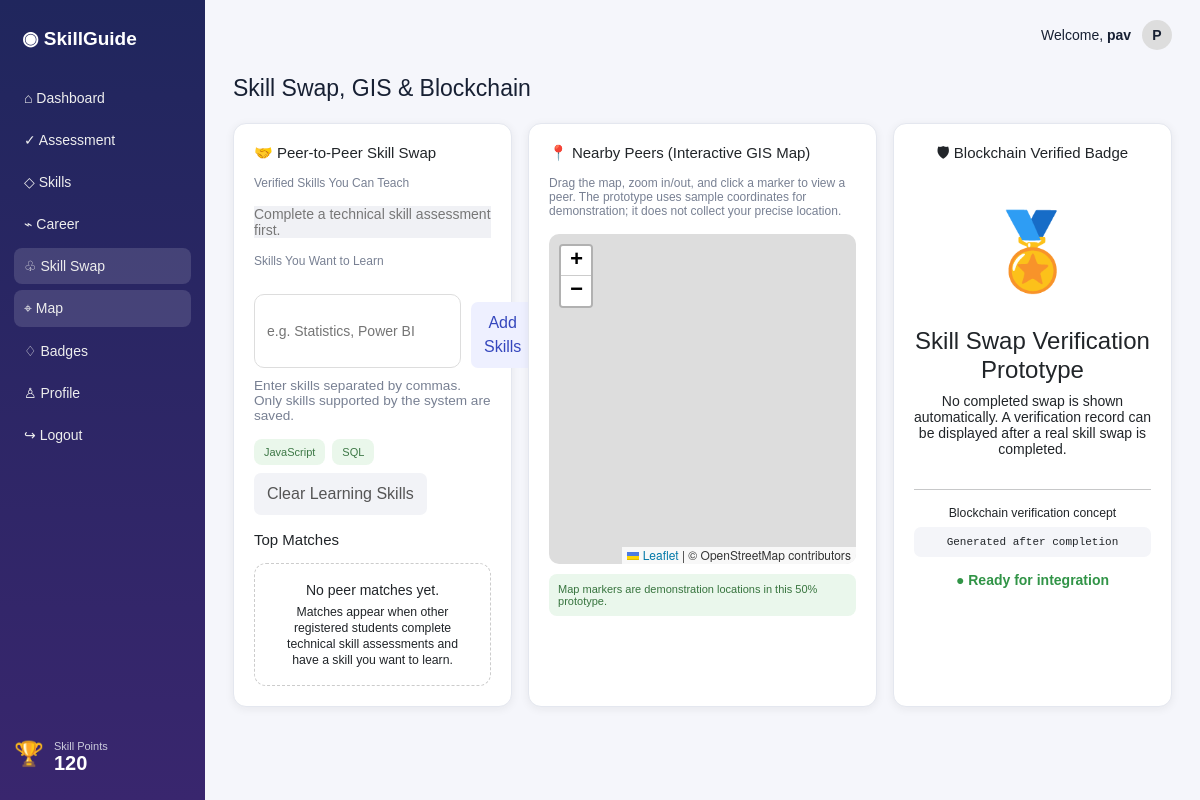
The app's page /skill-swap (signed in) with its own data.
### tables this page shows
CREATE TABLE users (
            id INTEGER PRIMARY KEY AUTOINCREMENT,
            name TEXT NOT NULL,
            email TEXT UNIQUE NOT NULL,
            password_hash TEXT NOT NULL,
            bio TEXT DEFAULT '',
            course TEXT DEFAULT 'Computer Science',
            year TEXT DEFAULT '3rd Year',
            created_at TEXT NOT NULL
        );

CREATE TABLE learning_skills (
            id INTEGER PRIMARY KEY AUTOINCREMENT,
            user_id INTEGER NOT NULL,
            skill TEXT NOT NULL,
            UNIQUE(user_id, skill),
            FOREIGN KEY(user_id) REFERENCES users(id)
        );

### app.py (the view)
@app.route("/skill-swap")
def skill_swap():
    user = current_user()
    if not user:
        return redirect(url_for("login"))
    return render_template("skill_swap.html", page="skill-swap", user=user, skills=get_skills(user["id"]), verified_skills=get_verified_skills(user["id"]), learning_skills=get_learning_skills(user["id"]), peer_matches=get_peer_matches(user["id"]))

### app.py (called while the page is built, shortened)
def db():
    conn = sqlite3.connect(DB)
    conn.row_factory = sqlite3.Row
    return conn

def current_user():
    user_id = session.get("user_id")
    if not user_id:
        return None
    conn = db()
    user = conn.execute("SELECT * FROM users WHERE id = ?", (user_id,)).fetchone()
    conn.close()
    return user

def get_skills(user_id):
    conn = db()
    rows = conn.execute("SELECT skill FROM extracted_skills WHERE user_id = ? ORDER BY skill", (user_id,)).fetchall()
    conn.close()
    return [r["skill"] for r in rows]

def get_learning_skills(user_id):
    conn = db()
    rows = conn.execute("SELECT skill FROM learning_skills WHERE user_id = ? ORDER BY skill", (user_id,)).fetchall()
    conn.close()
    return [r["skill"] for r in rows]

def get_verified_skills(user_id):
    conn = db()
    rows = conn.execute("SELECT skill, score, level, correct, total FROM skill_assessments WHERE user_id = ? ORDER BY skill", (user_id,)).fetchall()
    conn.close()
    return [dict(r) for r in rows]

def get_verified_skill_map(user_id):
    return {r["skill"]: r for r in get_verified_skills(user_id)}

def get_peer_matches(user_id):
    my_learning = set(get_learning_skills(user_id))
    if not my_learning:
        return []
    conn = db()
    users = conn.execute("SELECT id, name FROM users WHERE id != ? ORDER BY name", (user_id,)).fetchall()
    matches = []
    my_teach = set(get_verified_skill_map(user_id))
    for u in users:
        verified = get_verified_skill_map(u["id"])
        teach = set(verified)
        other_learning = set(get_learning_skills(u["id"]))
        overlap = sorted(my_learning & teach)
        if not overlap:
            continue
    conn.close()
    return sorted(matches, key=lambda x: x["match"], reverse=True)[:6]

### templates/skill_swap.html (shortened to what this page needs)
{% extends 'base.html' %}
{% block head %}<link rel="stylesheet" href="https://unpkg.com/leaflet@1.9.4/dist/leaflet.css" />{% endblock %}
{% block content %}
<h1>Skill Swap, GIS & Blockchain</h1>
<div class="grid swap">
<section class="card">
<h3>🤝 Peer-to-Peer Skill Swap</h3>
<p class="muted">Verified Skills You Can Teach</p>
<div class="verified-teach-list" id="teachSkills">{% for v in verified_skills %}<div class="verified-teach"><b>{{v.skill}}</b><span>{{v.level}} · {{v.score}}%</span></div>{% else %}<span class="empty-tag">Complete a technical skill assessment first.</span>{% endfor %}</div>
<p class="muted mt-3">Skills You Want to Learn</p>
<div class="input-row"><input id="learningInput" type="text" placeholder="e.g. Statistics, Power BI"><button class="btn" onclick="addLearningSkills()">Add Skills</button></div>
<p class="muted small">Enter skills separated by commas. Only skills supported by the system are saved.</p>
<div class="tags" id="learningSkills">{% for s in learning_skills %}<span>{{s}}</span>{% else %}<span class="empty-tag">No learning skills added yet.</span>{% endfor %}</div>
<div class="action-row"><button class="btn secondary" onclick="clearLearningSkills()">Clear Learning Skills</button></div>
<h3 class="mt-3">Top Matches</h3>
<div id="peerMatches">{% for p in peer_matches %}<div class="peer"><b>{{p.name}}</b><strong>{{p.match}}% Match</strong><div class="peer-skills">{% for t in p.teach %}<span>{{t.skill}} · {{t.level}} · {{t.score}}%</span>{% endfor %}</div><small>Wants to learn: {{p.learn|join(', ') or 'None'}}</small><button class="connect-btn">Connect</button></div>{% else %}<div class="empty-state"><p>No peer matches yet.</p><small>Matches appear when other registered students complete technical skill assessments and have a skill you want to learn.</small></div>{% endfor %}</div>
</section>
<section class="card" id="map"><h3>📍 Nearby Peers (Interactive GIS Map)</h3><p class="muted">Drag the map, zoom in/out, and click a marker to view a peer. The prototype uses sample coordinates for demonstration; it does not collect your precise location.</p><div id="skillMap"></div><p class="mapnote">Map markers are demonstration locations in this 50% prototype.</p></section>
<section class="card center" id="badge"><h3>🛡 Blockchain Verified Badge</h3><div class="badge">🏅</div><h4>Skill Swap Verification Prototype</h4><p>No completed swap is shown automatically. A verification record can be displayed after a real skill swap is completed.</p><hr><small>Blockchain verification concept</small><div class="hash">Generated after completion</div><b class="green">● Ready for integration</b></section>
</div>
{% endblock %}

### templates/base.html (shortened to what this page needs)
<!doctype html>
<html lang="en">
<head>
<link href="https://cdn.jsdelivr.net/npm/bootstrap@5.3.3/dist/css/bootstrap.min.css" rel="stylesheet">
<link rel="stylesheet" href="{{url_for('static',filename='style.css')}}">
{% block head %}{% endblock %}
</head>
<body>
<div class="app">
<aside>
<div class="brand">◉ SkillGuide</div>
<nav>
<a class="{{'active' if page=='dashboard' else ''}}" href="{{url_for('dashboard')}}">⌂ <span>Dashboard</span></a>
<a class="{{'active' if page=='assessment' else ''}}" href="{{url_for('assessment')}}">✓ <span>Assessment</span></a>
<a href="{{url_for('assessment')}}#skills">◇ <span>Skills</span></a>
<a class="{{'active' if page=='career' else ''}}" href="{{url_for('career')}}">⌁ <span>Career</span></a>
<a class="{{'active' if page=='skill-swap' else ''}}" href="{{url_for('skill_swap')}}">♧ <span>Skill Swap</span></a>
<a class="{{'active' if page=='skill-swap' else ''}}" href="{{url_for('skill_swap')}}#map">⌖ <span>Map</span></a>
<a href="{{url_for('skill_swap')}}#badge">♢ <span>Badges</span></a>
<a class="{{'active' if page=='profile' else ''}}" href="{{url_for('profile')}}">♙ <span>Profile</span></a>
<a href="{{url_for('logout')}}">↪ <span>Logout</span></a>
</nav>
<div class="points">🏆<span>Skill Points<strong>120</strong></span></div>
</aside>
<main>
<header>Welcome, <b>{{user['name']}}</b> <span class="avatar">{{user['name'][0]|upper}}</span></header>
{% block content %}{% endblock %}
</main>
</div>
</body>
</html>

### static/style.css (style rules this page uses)
* { box-sizing:border-box }
body { margin:0;background:#f5f6fb;color:#172033;font:14px Arial,sans-serif }
.app { display:flex;min-height:100vh }
aside { width:205px;position:fixed;inset:0 auto 0 0;background:linear-gradient(180deg,#20265d,#39266e);color:white;padding:22px 14px }
.brand { font-weight:800;font-size:19px;margin:5px 8px 30px }
nav { display:flex;flex-direction:column;gap:6px }
nav a { color:#eee;text-decoration:none;padding:10px;border-radius:8px }
nav a.active,nav a:hover { background:#ffffff22 }
.points { position:absolute;bottom:25px;display:flex;gap:10px;font-size:24px }
.points span { font-size:11px;color:#ccd }
.points strong { display:block;font-size:20px;color:#fff }
main { margin-left:205px;width:calc(100% - 205px);padding:0 28px 35px }
header { height:70px;text-align:right;padding-top:20px }
.avatar { display:inline-flex;background:#ddd;border-radius:50%;width:30px;height:30px;align-items:center;justify-content:center;margin-left:7px }
h1 { font-size:23px;margin:5px 0 20px }
h3 { font-size:15px;margin:0 0 14px }
.grid { display:grid;gap:16px;margin-bottom:16px }
.swap { grid-template-columns:1fr 1.25fr 1fr }
.card { background:#fff;border:1px solid #e4e7ef;border-radius:13px;padding:20px;box-shadow:0 2px 10px #2221 }
.center { text-align:center }
.muted { color:#788093;font-size:12px }
.tags { display:flex;flex-wrap:wrap;gap:7px }
.tags span,.gap { background:#eaf7eb;color:#3d7846;border-radius:8px;padding:7px 10px;font-size:11px }
.btn { display:inline-block;background:#eef0ff;color:#3547bd;border:0;border-radius:7px;padding:9px 13px;margin-top:8px;text-decoration:none;cursor:pointer }
.green { color:#319447 }
.mapnote { background:#eaf7ec;color:#37743e;padding:9px;border-radius:8px;font-size:11px }
.badge { font-size:75px;margin:12px }
.hash { background:#f4f5f9;padding:9px;border-radius:7px;font:11px monospace;margin:7px 0 15px }
.action-row { display:flex;gap:8px;flex-wrap:wrap }
.btn.secondary { background:#f2f3f7;color:#555 }
.mapnote { margin-top:10px }
.empty-tag { background:#f0f1f5!important;color:#777!important }
.mt-3 { margin-top:16px!important }
#skillMap { height:330px;border-radius:10px;overflow:hidden }
.leaflet-container { font:12px Arial,sans-serif }
.avatar { font-weight:700 }
.input-row { display:flex;gap:10px;margin:10px 0 }
.input-row input { flex:1;padding:12px;border:1px solid #ddd;border-radius:10px }
.small { font-size:.85rem }
.empty-state { padding:18px;border:1px dashed #ccc;border-radius:12px;text-align:center }
.empty-state p { margin:0 0 5px }
.verified-teach-list { display:grid;gap:8px }

### records on screen
users: name "pav", name "P"
learning_skills: skill "JavaScript"
learning_skills: skill "SQL"
